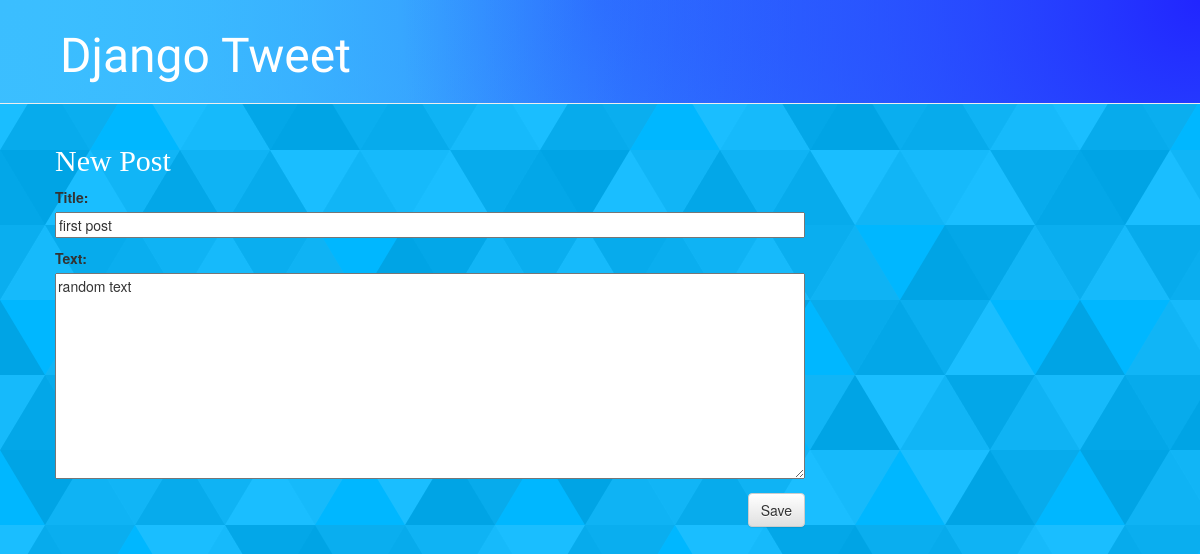
The page /post/1/edit/ on the database as committed earlier.
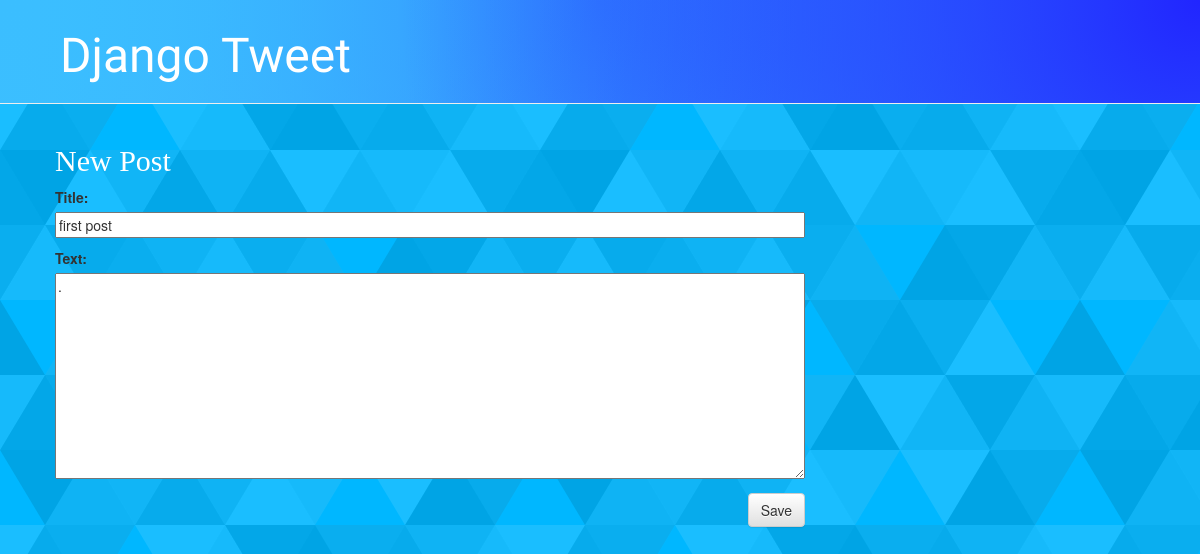
The same page on the database as committed later.
### blog/models.py (models this page shows, shortened)
class Post(models.Model):
    author = models.ForeignKey(settings.AUTH_USER_MODEL , on_delete=models.CASCADE)
    title = models.CharField(max_length=50)
    text = models.TextField(max_length=1000)
    created_date = models.DateTimeField(default=timezone.now)
    published_date = models.DateTimeField(blank=True , null=True)

### blog/views.py (the view)
# urls.py: path('post/<int:pk>/edit/' , views.post_edit , name = "post_edit")
def post_edit(request  , pk):
    post = get_object_or_404(Post , pk=pk)
    if request.method == "POST":
        form = PostForm(request.POST ,  instance=post)
        if form.is_valid():
            post  = form.save(commit=False)
            post.author = request.user
            post.published_date = timezone.now()
            post.save()
            return redirect('post_detail' , pk=post.pk)
    else:
        form = PostForm(instance=post)
    return render(request , 'blog/post_edit.html' , {'form' : form})

### blog/forms.py
class PostForm(forms.ModelForm):
    class Meta:
        model = Post
        fields = ('title' , 'text' ,)

### blog/templates/blog/post_edit.html
{% extends 'blog/base.html' %}
{% block content %}
<h2> New Post </h2>
<form method="post" class="post-form"> {% csrf_token %}
    {{form.as_p}}
    <button type="submit" class="save btn btn-default" > Save </button>
</form>
{% endblock %}

Rows that differ between the two databases and show on the page:
changed Post "first post": text "random text" → "."
